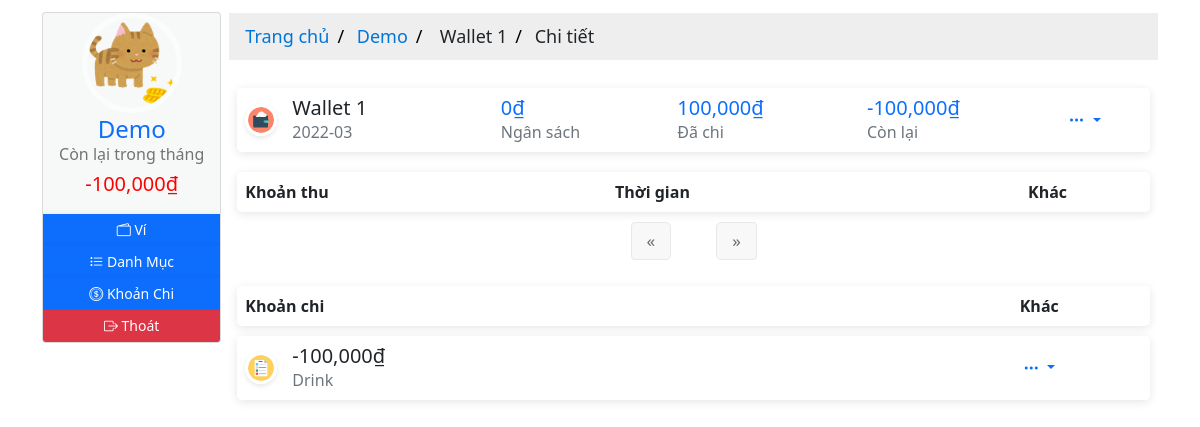
Page /1/wallet-1/manage (signed in) on the committed database.
### moneymanagement/models.py (models this page shows, shortened)
class User(db.Model, UserMixin):
  __tablename__ = 'users'
  id = db.Column(db.Integer, primary_key=True)
  email = db.Column(db.String(64), nullable=False, unique=True, index=True)
  username = db.Column(db.String(64), nullable=False, unique=True, index=True)
  password_hash = db.Column(db.String(128))
  profile_image = db.Column(db.String(64), nullable=False, default='df_profile.svg')
  wallets = db.relationship('Wallet', back_populates='owner', lazy='dynamic')
  items = db.relationship('Item', back_populates='users', lazy='dynamic')
  expenditures = db.relationship('Expenditure', back_populates='users', lazy=True)
  money_saving = db.relationship('MoneySaving', back_populates='user', lazy='dynamic')
  def total_expenses_by_date(self, date):
    total = 0
    for wallet in self.wallets:
      total += wallet.total_expense_by_date(date)
    return total
  def total_balance_by_date(self, date):
    total = 0
    for wallet in self.wallets:
      total += wallet.total_balance_by_date(date)
    return total
  def rest_balance_by_date(self, date):
    return self.total_balance_by_date(date) - self.total_expenses_by_date(date)

class TrackBalance(db.Model):
  __tablename__ = 'trackbalances'
  id = db.Column(db.Integer, primary_key=True)
  date = db.Column(db.DateTime, nullable=False, unique=True, index=True)
  balance = db.Column(db.Integer, nullable=False, default=0)
  description = db.Column(db.String(128))
  check = db.Column(db.Boolean, default=False)
  wallet_id = db.Column(db.Integer, db.ForeignKey('wallets.id'))
  wallet = db.relationship('Wallet', back_populates='track_balances', uselist=False)

class Expenditure(db.Model):
  __tablename__ = 'expenditures'
  id = db.Column(db.Integer, primary_key=True)
  name = db.Column(db.String(32), nullable=False)
  date = db.Column(db.Date, nullable=False, default=datetime.utcnow().strftime('%Y-%m-%d'))
  description = db.Column(db.String(128), nullable=False, default='Không có miêu tả nào')
  amount = db.Column(db.Integer, nullable=False, default=0)
  item_id = db.Column(db.Integer, db.ForeignKey('items.id'))
  items = db.relationship('Item', back_populates='expenditures', uselist=False)
  user_id = db.Column(db.Integer, db.ForeignKey('users.id'))
  users = db.relationship('User', back_populates='expenditures', uselist=False)
  wallet_id = db.Column(db.Integer, db.ForeignKey('wallets.id'))
  wallet = db.relationship('Wallet', back_populates='expenditures', uselist=False)

class Wallet(db.Model):
  __tablename__ = 'wallets'
  id = db.Column(db.Integer, primary_key=True)
  name = db.Column(db.String(16), nullable=False)
  date = db.Column(db.DateTime, default=datetime.utcnow())
  filter = db.Column(db.Integer, nullable=False, default=2)
  user_id = db.Column(db.Integer, db.ForeignKey('users.id'))
  owner = db.relationship('User', back_populates='wallets', uselist=False)
  track_balances = db.relationship('TrackBalance', back_populates='wallet', lazy='dynamic')
  items = db.relationship('Item', back_populates='wallet', lazy='dynamic')
  expenditures = db.relationship('Expenditure', back_populates='wallet', lazy='dynamic')
  money_saving = db.relationship('MoneySaving', back_populates='wallet', lazy='dynamic')
  def total_balance_by_date(self, date):
    total = 0
    for track in self.track_balances:
      if date in track.date.strftime('%Y-%m-%d'):
        total += track.balance
    return total
  def total_expense_by_date(self, date):
    total = 0
    for expense in self.expenditures:
      if date in expense.date.strftime('%Y-%m-%d'):
        total += expense.amount
    return total
  def rest_balance_by_date(self, date):
    return self.total_balance_by_date(date) - self.total_expense_by_date(date)

class Item(db.Model):
  __tablename__ = 'items'
  id = db.Column(db.Integer, primary_key=True)
  name = db.Column(db.String(32), nullable=False)
  user_id = db.Column(db.Integer, db.ForeignKey('users.id'))
  wallet_id = db.Column(db.Integer, db.ForeignKey('wallets.id'))
  users = db.relationship('User', back_populates='items',uselist=False)
  expenditures = db.relationship('Expenditure', back_populates='items', lazy='dynamic')
  wallet = db.relationship('Wallet', back_populates='items', uselist=False)
  def total_amount_by_date(self, user_id, date):
    total = 0
    for expense in self.expenditures:
      if expense.user_id == user_id:
        if date in expense.date.strftime('%Y-%m-%d'):
          total += expense.amount
    return total

### moneymanagement/wallets/views.py (the view)
@wallets_blueprint.route('/<int:user_id>/wallet-<int:wallet_id>/manage', methods=['GET', 'POST'])
@login_required
def manage(user_id, wallet_id):
  if current_user.id != user_id:
    abort(403)
  wallet = Wallet.query.filter_by(user_id=user_id, id=wallet_id).first_or_404()
  date = datetime.utcnow()
  tb_page = request.args.get('tb_page', 1, type=int)
  if wallet.filter == 1: # Theo tuần
    return redirect(url_for('errors.not_support'))
  if wallet.filter == 2: # Theo tháng
    date = date.strftime('%Y-%m')
    track_info = TrackBalance.query.filter(TrackBalance.wallet_id == wallet_id).filter(extract('year', TrackBalance.date) == int(date[:4])).filter(extract('month', TrackBalance.date) == int(date[5:])).order_by(TrackBalance.date.desc()).paginate(page=tb_page, per_page=5)
  if wallet.filter == 3: # Theo năm
    date = date.strftime('%Y')
    track_info = TrackBalance.query.filter(TrackBalance.wallet_id == wallet_id).filter(extract('year', TrackBalance.date) == int(date[:4])).order_by(TrackBalance.date.desc()).paginate(page=tb_page, per_page=5)
  item_info = Item.query.filter_by(user_id=user_id, wallet_id=wallet_id)
  return render_template('wallets/manage.html', wallet=wallet, track_info=track_info, item_info=item_info, date=date)

### moneymanagement/templates/wallets/manage.html (shortened to what this page needs)
{% extends 'base-2.html' %} {% block title %} Quản lý ví {% endblock title %}
{%block breadcrumb %}
<div class="content-breadcrumb">
  <ul class="breadcrumb">
    <li>
      <a href="{{ url_for('core.home', user_id=current_user.id) }}"
        >Trang chủ</a
      >
    </li>
    <li><a href="#">{{ current_user.username }}</a></li>
    <li><a href="#"></a> {{ wallet.name }}</li>
    <li>Chi tiết</li>
  </ul>
</div>
{% endblock breadcrumb %}
{%block content %}
<div class="content-home">
  <section>
      <table class="table table-add">
        <tbody>
          <tr>
            <td>
              <a href="#">
                <div class="user-info">
                  <div class="user-info__img">
                    <a href="#" onclick="return confirm('Bạn có muốn tất toán ví cho tháng này?');">
                      <img
                        src="{{ url_for('static', filename='icons/wallet-icon.svg') }}"
                        alt="Expense Icon"
                      />
                    </a>
                  </div>
                  <div class="user-info__basic">
                    <h5 class="mb-0">{{ wallet.name }}</h5>
                    <p class="text-muted mb-0">{{ date }}</p>
                  </div>
                </div>
              </a>
            </td>
            <td>
              <a href="#">
                <div class="user-info">
                  <div class="user-info__basic">
                    <h5 class="mb-0">{{ "{:,.0f}".format(wallet.total_balance_by_date(date)) }}<span>&#8363;</span></h5>
                      <p class="text-muted mb-0">Ngân sách</p>
                  </div>
                </div>
              </a>
            </td>
            <td>
              <a href="#">
                <h5 class="mb-0">{{ "{:,.0f}".format(wallet.total_expense_by_date(date)) }}<span>&#8363;</span></h5>
                <p class="text-muted mb-0">Đã chi</p>
              </a>
            </td>
            <td>
              <a href="#">
                <div class="user-info">
                  <div class="user-info__basic">
                    <h5 class="mb-0">{{ "{:,.0f}".format(wallet.rest_balance_by_date(date)) }}<span>&#8363;</span></h5>
                      <p class="text-muted mb-0">Còn lại</p>
                  </div>
                </div>
              </a>
            </td>
            <td>
              <div class="dropdown open">
                <a class="dropdown-toggle" href="#" id="dropdownMenuLink" data-bs-toggle="dropdown" aria-expanded="false">
                  <i class="bi bi-three-dots"></i>
                </a>
              </div>
            </td>
          </tr>
        </tbody>
      </table>
  </section>
  <section>
    <div class="">
      <table class="table table-hover table-add">
          <tbody>
            <tr>
              <th>Khoản thu</th>
              <th>Thời gian</th>
              <th style="text-align: center">Khác</th>
            </tr>
          </tbody>
      </table>
    </div>
    <div class="demo">
      <nav class="pagination-outer" aria-label="Page navigation">
        <ul class="pagination justify-content-center">
          <li class="page-item">
            <a
              href="{{ url_for('wallets.manage', user_id=current_user.id, wallet_id=wallet.id, tb_page=track_info.prev_num) }}"
              class="page-link"
              aria-label="Previous"
            >
              <span aria-hidden="true">&laquo;</span>
            </a>
          </li>
          <li class="page-item">
            <a
              href="{{ url_for('wallets.manage', user_id=current_user.id, wallet_id=wallet.id, tb_page=track_info.next_num) }}"
              class="page-link"
              aria-label="Next"
            >
              <span aria-hidden="true">&raquo;</span>
            </a>
          </li>
        </ul>
      </nav>
    </div>
  </section>
  <section>
    <div class="">
      <table class="table table-add">
        <tbody>
          <tr>
            <th>Khoản chi</th>
            <th></th>
            <th style="text-align: center">Khác</th>
          </tr>
          {% for item in wallet.items %}
          {% if item.total_amount_by_date(current_user.id, date) > 0 %}
            <tr>
              <td>
                <div class="user-info">
                  <div class="user-info__img">
                    <img
                      src="{{ url_for('static', filename='icons/list-icon.svg') }}"
                      alt="Expense Icon"
                    />
                  </div>
                  <div class="user-info__basic">
                    <h5 class="mb-0"><span>-</span>{{ "{:,.0f}".format(item.total_amount_by_date(current_user.id, date)) }}<span>&#8363;</span></h5>
                    <p class="text-muted mb-0">{{ item.name }}</p>
                  </div>
                </div>
              </td>
              <td>
              </td>
              <td style="text-align: center">
                <div class="dropdown open">
                  <a class="dropdown-toggle" href="#" id="dropdownMenuLink" data-bs-toggle="dropdown" aria-expanded="false">
                    <i class="bi bi-three-dots"></i>
                  </a>
                </div>
              </td>
            </tr>
          {% endif %}
          {% endfor %}
        </tbody>
      </table>
    </div>
  </section>
  </div>
</div>
{% endblock content %}

### moneymanagement/templates/base-2.html (shortened to what this page needs)
{% from "_render_field.html" import render_field, render_error %}
<!DOCTYPE html>
<html lang="en">
  <head>
    <link
      rel="stylesheet"
      type="text/css"
      href="{{ url_for('static', filename='styles/main.css') }}"
    />
    <link
      rel="stylesheet"
      type="text/css"
      href="{{ url_for('static', filename='styles/profile.css') }}"
    />
    <link
      rel="stylesheet"
      type="text/css"
      href="{{ url_for('static', filename='styles/card.css') }}"
    />
    <link
      rel="stylesheet"
      type="text/css"
      href="{{ url_for('static', filename='styles/table.css') }}"
    />
    <link
      rel="stylesheet"
      type="text/css"
      href="{{ url_for('static', filename='styles/pagination.css') }}"
    />
    <link
      rel="stylesheet"
      href="https://cdnjs.cloudflare.com/ajax/libs/font-awesome/4.7.0/css/font-awesome.min.css"
    />
    <link
      rel="stylesheet"
      href="https://cdn.jsdelivr.net/npm/bootstrap-icons@1.7.2/font/bootstrap-icons.css"
    />
    <link
      href="https://cdn.jsdelivr.net/npm/bootstrap@5.1.1/dist/css/bootstrap.min.css"
      rel="stylesheet"
    />
  </head>
  <body>
    <div class="container">
      <div class="row g-2">
        <div class="col-sm-2">
          <div class="card hovercard">
            <div class="avatar-profile">
              <a href="#" data-bs-toggle="modal" data-bs-target="#exampleModal">
                <img
                  alt=""
                  src="{{ url_for('static', filename='profile_pics/' + current_user.profile_image) }}"
                />
              </a>
            </div>
            <div class="info">
              <div class="title">
                <a
                  target="_blank"
                  href="#"
                  data-bs-toggle="modal"
                  data-bs-target="#exampleModal"
                  >{{ current_user.username }}</a
                >
              </div>
              {% block current_balance %}
              <div class="desc"><h6>Còn lại trong tháng</h6></div>
              <div class="desc">
                {% if current_user.rest_balance_by_date(now.strftime('%Y-%m')) >
                (current_user.total_balance_by_date(now.strftime('%Y-%m')) / 2)
                %}
                <h5 style="color: green">
                  {{
                  "{:,.0f}".format(current_user.rest_balance_by_date(now.strftime('%Y-%m')))
                  }}<span>&#8363;</span>
                </h5>
                {%else %}
                <h5 style="color: red">
                  {{
                  "{:,.0f}".format(current_user.rest_balance_by_date(now.strftime('%Y-%m')))
                  }}<span>&#8363;</span>
                </h5>
                {% endif %}
              </div>
              {% endblock current_balance %}
            </div>
            <div
              class="bottom"
              id="none-padding-margin"
              style="text-align: center"
            >
              <div class="title">
                <div class="row g2">
                  <a
                    class="btn btn-primary btn-sm margin btn-icon"
                    href="{{ url_for('users.wallet', user_id=current_user.id) }}"
                  >
                    <i class="bi bi-wallet2"></i><span>&nbsp;Ví</span>
                  </a>
                </div>
              </div>
              <div class="title">
                <div class="row g2" style="text-align: left">
                  <a
                    class="btn btn-primary btn-sm margin btn-icon"
                    href="{{ url_for('users.item', user_id=current_user.id) }}"
                  >
                    <i class="bi bi-list-task"></i><span>&nbsp;Danh Mục</span>
                  </a>
                </div>
              </div>
              <div class="title">
                <div class="row g2" style="text-align: left">
                  <a
                    class="btn btn-primary btn-sm margin btn-icon"
                    href="{{ url_for('users.expense', user_id=current_user.id) }}"
                  >
                    <i class="bi bi-coin"></i><span>&nbsp;Khoản Chi</span>
                  </a>
                </div>
              </div>
              <div class="title">
                <div class="row g2" style="text-align: left">
                  <a
                    class="btn btn-danger btn-sm margin btn-icon"
                    href="{{ url_for('users.logout') }}"
                  >
                    <i class="bi bi-box-arrow-right"></i
                    ><span>&nbsp;Thoát</span>
                  </a>
                </div>
              </div>
            </div>
          </div>
        </div>
        <div class="col-sm-10">
          {% block breadcrumb %}{% endblock breadcrumb %}
          <div
            class="container"
            style="height: 100vh; max-height=fit-content; overflow-y: auto;"
          >
            {% block content %}{% endblock content %}
          </div>
        </div>
      </div>
  </body>
</html>

### rows in the picture
User: profile_image (picture), username "Demo"
TrackBalance: rest_balance_by_date "-100,000", total_balance_by_date "0"
Wallet: name "Wallet 1"
Expenditure: total_expense_by_date "100,000", date.date "100,000"
Item: name "Drink"

### other values in the picture
{{ date }} "2022-03"
